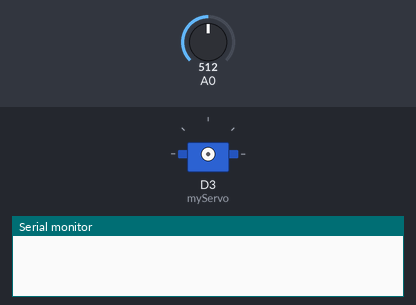
A sketch run on a simulated ESP8266 (NodeMCU). Shown: servo, the last lines printed to the serial monitor. The test bench sets the inputs (shaded band); at power-on: A0 = 512. WiFi joins after 1.5 s; servers stay silent unless stated; network time is answered at once with the bench clock; uploads are accepted with an empty reply; the local clock reads 2024-03-15 10:24:30 at power-on unless the sketch sets it.

Above: at 0.1 s.
At 2.3 s:
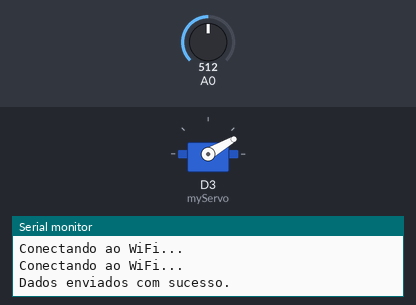
At 22.7 s:
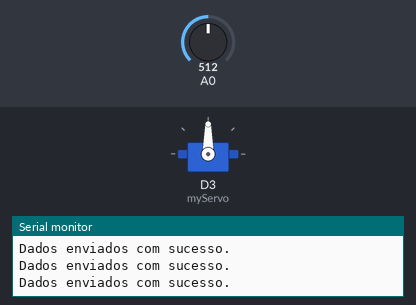
At 53.3 s:
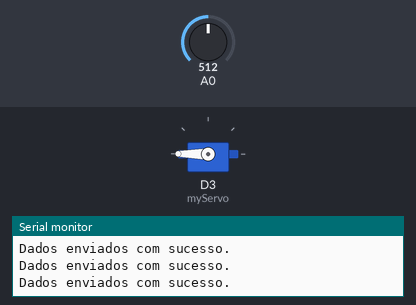
Timing chart, 0 to 54.8 s (numbered marks = the images above):
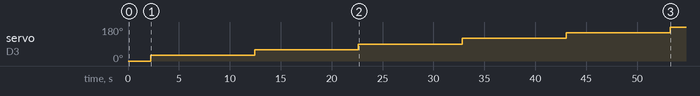

The sketch:

Programacao_ESP.ino
```cpp
#include <ESP8266WiFi.h>
#include <ESP8266HTTPClient.h>
#include <Servo.h>

const char* ssid = "tiago";
const char* password = "ajux2896";
const char* serverAddress = "http://192.168.15.34/receber-dados";

#include <NTPClient.h>
#include <WiFiUdp.h>
WiFiUDP ntpUDP;
NTPClient timeClient(ntpUDP, "br.pool.ntp.org", -10800, 60000);

Servo myServo;

void setup() {
  Serial.begin(115200);
  WiFi.begin(ssid, password);

  while (WiFi.status() != WL_CONNECTED) {
    delay(1000);
    Serial.println("Conectando ao WiFi...");
  }

  myServo.attach(D3);
  myServo.write(0); // Define a posição inicial do servo como 0 graus.
}

void loop() {
  if (WiFi.status() == WL_CONNECTED) {
    timeClient.update();
    int sensorValue = analogRead(A0);
    int servoPosition = myServo.read();

    String dataToSend = "sensor=" + String(sensorValue) + "&servo=" + String(servoPosition) + "&time=" + timeClient.getFormattedTime();

    HTTPClient http;
    WiFiClient client;
    http.begin(client, serverAddress);
    http.addHeader("Content-Type", "application/x-www-form-urlencoded");
    int httpCode = http.POST(dataToSend);

    if (httpCode == HTTP_CODE_OK) {
      Serial.println("Dados enviados com sucesso.");
    } else {
      Serial.println("Falha ao enviar dados.");
    }

    http.end();

    myServo.write(servoPosition + 30);

    delay(10000);
  }
}
```

Measured:
- by itself, servo on D3 (myServo): moves from 0° to 180° over 51.0 s
